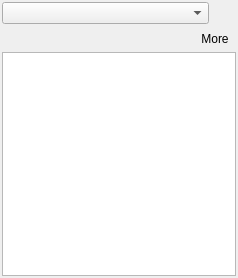
<?xml version="1.0" encoding="UTF-8"?>
<ui version="4.0">
 <class>RSSFeedPlugin</class>
 <widget class="QWidget" name="RSSFeedPlugin">
  <property name="geometry">
   <rect>
    <x>0</x>
    <y>0</y>
    <width>238</width>
    <height>278</height>
   </rect>
  </property>
  <property name="windowTitle">
   <string>Form</string>
  </property>
  <layout class="QVBoxLayout" name="verticalLayout">
   <property name="spacing">
    <number>0</number>
   </property>
   <property name="leftMargin">
    <number>2</number>
   </property>
   <property name="topMargin">
    <number>2</number>
   </property>
   <property name="rightMargin">
    <number>2</number>
   </property>
   <property name="bottomMargin">
    <number>2</number>
   </property>
   <item>
    <widget class="QStackedWidget" name="stackedWidget">
     <property name="currentIndex">
      <number>0</number>
     </property>
     <widget class="QWidget" name="page_feed">
      <layout class="QVBoxLayout" name="verticalLayout_2">
       <property name="spacing">
        <number>3</number>
       </property>
       <property name="leftMargin">
        <number>0</number>
       </property>
       <property name="topMargin">
        <number>0</number>
       </property>
       <property name="rightMargin">
        <number>0</number>
       </property>
       <property name="bottomMargin">
        <number>0</number>
       </property>
       <item>
        <layout class="QHBoxLayout" name="horizontalLayout">
         <item>
          <widget class="QComboBox" name="combo_feed"/>
         </item>
         <item>
          <widget class="QToolButton" name="tool_options">
           <property name="toolTip">
            <string>View Options</string>
           </property>
           <property name="text">
            <string/>
           </property>
           <property name="popupMode">
            <enum>QToolButton::InstantPopup</enum>
           </property>
           <property name="autoRaise">
            <bool>true</bool>
           </property>
          </widget>
         </item>
        </layout>
       </item>
       <item>
        <layout class="QHBoxLayout" name="horizontalLayout_2">
         <item>
          <widget class="QLabel" name="label_lastupdate">
           <property name="text">
            <string notr="true"/>
           </property>
          </widget>
         </item>
         <item>
          <widget class="QToolButton" name="tool_gotosite">
           <property name="toolTip">
            <string>Open Website</string>
           </property>
           <property name="text">
            <string>More</string>
           </property>
           <property name="autoRaise">
            <bool>true</bool>
           </property>
           <property name="arrowType">
            <enum>Qt::NoArrow</enum>
           </property>
          </widget>
         </item>
        </layout>
       </item>
       <item>
        <widget class="QTextEdit" name="text_feed">
         <property name="undoRedoEnabled">
          <bool>false</bool>
         </property>
         <property name="readOnly">
          <bool>true</bool>
         </property>
         <property name="html">
          <string>&lt;!DOCTYPE HTML PUBLIC &quot;-//W3C//DTD HTML 4.0//EN&quot; &quot;http://www.w3.org/TR/REC-html40/strict.dtd&quot;&gt;
&lt;html&gt;&lt;head&gt;&lt;meta name=&quot;qrichtext&quot; content=&quot;1&quot; /&gt;&lt;style type=&quot;text/css&quot;&gt;
p, li { white-space: pre-wrap; }
&lt;/style&gt;&lt;/head&gt;&lt;body style=&quot; font-family:'Sans Serif'; font-size:9pt; font-weight:400; font-style:normal;&quot;&gt;
&lt;p style=&quot;-qt-paragraph-type:empty; margin-top:0px; margin-bottom:0px; margin-left:0px; margin-right:0px; -qt-block-indent:0; text-indent:0px;&quot;&gt;&lt;br /&gt;&lt;/p&gt;&lt;/body&gt;&lt;/html&gt;</string>
         </property>
         <property name="textInteractionFlags">
          <set>Qt::LinksAccessibleByMouse|Qt::TextSelectableByMouse</set>
         </property>
        </widget>
       </item>
      </layout>
     </widget>
     <widget class="QWidget" name="page_feed_info">
      <layout class="QVBoxLayout" name="verticalLayout_3">
       <property name="spacing">
        <number>4</number>
       </property>
       <property name="leftMargin">
        <number>0</number>
       </property>
       <property name="topMargin">
        <number>0</number>
       </property>
       <property name="rightMargin">
        <number>0</number>
       </property>
       <property name="bottomMargin">
        <number>5</number>
       </property>
       <item>
        <layout class="QHBoxLayout" name="horizontalLayout_3">
         <item>
          <widget class="QPushButton" name="push_back1">
           <property name="text">
            <string>Back to Feeds</string>
           </property>
          </widget>
         </item>
        </layout>
       </item>
       <item>
        <widget class="QGroupBox" name="groupBox">
         <property name="sizePolicy">
          <sizepolicy hsizetype="Preferred" vsizetype="Expanding">
           <horstretch>0</horstretch>
           <verstretch>0</verstretch>
          </sizepolicy>
         </property>
         <property name="title">
          <string>Feed Information</string>
         </property>
         <layout class="QVBoxLayout" name="verticalLayout_4">
          <property name="spacing">
           <number>0</number>
          </property>
          <property name="leftMargin">
           <number>0</number>
          </property>
          <property name="topMargin">
           <number>0</number>
          </property>
          <property name="rightMargin">
           <number>0</number>
          </property>
          <property name="bottomMargin">
           <number>0</number>
          </property>
          <item>
           <widget class="QScrollArea" name="scroll_feed_info">
            <property name="frameShape">
             <enum>QFrame::NoFrame</enum>
            </property>
            <property name="widgetResizable">
             <bool>true</bool>
            </property>
            <widget class="QWidget" name="scrollAreaWidgetContents_2">
             <property name="geometry">
              <rect>
               <x>0</x>
               <y>0</y>
               <width>228</width>
               <height>178</height>
              </rect>
             </property>
            </widget>
           </widget>
          </item>
         </layout>
        </widget>
       </item>
       <item>
        <layout class="QHBoxLayout" name="horizontalLayout_8">
         <item>
          <widget class="QPushButton" name="push_rm_feed">
           <property name="text">
            <string>Remove Feed</string>
           </property>
          </widget>
         </item>
        </layout>
       </item>
      </layout>
     </widget>
     <widget class="QWidget" name="page_new_feed">
      <layout class="QVBoxLayout" name="verticalLayout_5">
       <property name="spacing">
        <number>4</number>
       </property>
       <property name="leftMargin">
        <number>0</number>
       </property>
       <property name="topMargin">
        <number>0</number>
       </property>
       <property name="rightMargin">
        <number>0</number>
       </property>
       <property name="bottomMargin">
        <number>0</number>
       </property>
       <item>
        <layout class="QHBoxLayout" name="horizontalLayout_4">
         <item>
          <widget class="QPushButton" name="push_back2">
           <property name="text">
            <string>Back to Feeds</string>
           </property>
          </widget>
         </item>
        </layout>
       </item>
       <item>
        <widget class="QGroupBox" name="groupBox_2">
         <property name="sizePolicy">
          <sizepolicy hsizetype="Preferred" vsizetype="Expanding">
           <horstretch>0</horstretch>
           <verstretch>0</verstretch>
          </sizepolicy>
         </property>
         <property name="title">
          <string>New Feed Subscription</string>
         </property>
         <property name="alignment">
          <set>Qt::AlignLeading|Qt::AlignLeft|Qt::AlignVCenter</set>
         </property>
         <layout class="QVBoxLayout" name="verticalLayout_6">
          <property name="spacing">
           <number>2</number>
          </property>
          <property name="leftMargin">
           <number>2</number>
          </property>
          <property name="topMargin">
           <number>2</number>
          </property>
          <property name="rightMargin">
           <number>2</number>
          </property>
          <property name="bottomMargin">
           <number>2</number>
          </property>
          <item>
           <widget class="QLabel" name="label">
            <property name="text">
             <string>RSS URL</string>
            </property>
            <property name="alignment">
             <set>Qt::AlignCenter</set>
            </property>
           </widget>
          </item>
          <item>
           <widget class="QLineEdit" name="line_new_url"/>
          </item>
          <item>
           <layout class="QHBoxLayout" name="horizontalLayout_5">
            <item>
             <spacer name="horizontalSpacer">
              <property name="orientation">
               <enum>Qt::Horizontal</enum>
              </property>
              <property name="sizeHint" stdset="0">
               <size>
                <width>40</width>
                <height>20</height>
               </size>
              </property>
             </spacer>
            </item>
            <item>
             <widget class="QPushButton" name="push_add_url">
              <property name="text">
               <string>Add to Feeds</string>
              </property>
             </widget>
            </item>
            <item>
             <spacer name="horizontalSpacer_2">
              <property name="orientation">
               <enum>Qt::Horizontal</enum>
              </property>
              <property name="sizeHint" stdset="0">
               <size>
                <width>40</width>
                <height>20</height>
               </size>
              </property>
             </spacer>
            </item>
           </layout>
          </item>
         </layout>
        </widget>
       </item>
       <item>
        <spacer name="verticalSpacer">
         <property name="orientation">
          <enum>Qt::Vertical</enum>
         </property>
         <property name="sizeHint" stdset="0">
          <size>
           <width>20</width>
           <height>40</height>
          </size>
         </property>
        </spacer>
       </item>
      </layout>
     </widget>
     <widget class="QWidget" name="page_settings">
      <layout class="QVBoxLayout" name="verticalLayout_7">
       <property name="spacing">
        <number>4</number>
       </property>
       <property name="leftMargin">
        <number>0</number>
       </property>
       <property name="topMargin">
        <number>0</number>
       </property>
       <property name="rightMargin">
        <number>0</number>
       </property>
       <property name="bottomMargin">
        <number>0</number>
       </property>
       <item>
        <layout class="QHBoxLayout" name="horizontalLayout_6">
         <item>
          <widget class="QPushButton" name="push_back3">
           <property name="text">
            <string>Back to Feeds</string>
           </property>
          </widget>
         </item>
        </layout>
       </item>
       <item>
        <widget class="QGroupBox" name="groupBox_3">
         <property name="sizePolicy">
          <sizepolicy hsizetype="Preferred" vsizetype="Expanding">
           <horstretch>0</horstretch>
           <verstretch>0</verstretch>
          </sizepolicy>
         </property>
         <property name="title">
          <string>Feed Reader Settings</string>
         </property>
         <layout class="QVBoxLayout" name="verticalLayout_8">
          <property name="spacing">
           <number>2</number>
          </property>
          <property name="leftMargin">
           <number>2</number>
          </property>
          <property name="topMargin">
           <number>2</number>
          </property>
          <property name="rightMargin">
           <number>2</number>
          </property>
          <property name="bottomMargin">
           <number>2</number>
          </property>
          <item>
           <widget class="QCheckBox" name="check_manual_sync">
            <property name="text">
             <string>Manual Sync Only</string>
            </property>
           </widget>
          </item>
          <item>
           <widget class="QGroupBox" name="groupBox_4">
            <property name="toolTip">
             <string>Some RSS feeds may request custom update intervals instead of using this setting</string>
            </property>
            <property name="title">
             <string>Default Sync Interval</string>
            </property>
            <layout class="QHBoxLayout" name="horizontalLayout_7">
             <property name="spacing">
              <number>2</number>
             </property>
             <property name="leftMargin">
              <number>2</number>
             </property>
             <property name="topMargin">
              <number>2</number>
             </property>
             <property name="rightMargin">
              <number>2</number>
             </property>
             <property name="bottomMargin">
              <number>2</number>
             </property>
             <item>
              <widget class="QSpinBox" name="spin_synctime">
               <property name="minimum">
                <number>1</number>
               </property>
               <property name="maximum">
                <number>60</number>
               </property>
              </widget>
             </item>
             <item>
              <widget class="QComboBox" name="combo_sync_units">
               <property name="currentText">
                <string>Hour(s)</string>
               </property>
               <property name="currentIndex">
                <number>1</number>
               </property>
               <item>
                <property name="text">
                 <string>Minutes</string>
                </property>
               </item>
               <item>
                <property name="text">
                 <string>Hour(s)</string>
                </property>
               </item>
              </widget>
             </item>
            </layout>
           </widget>
          </item>
          <item>
           <spacer name="verticalSpacer_2">
            <property name="orientation">
             <enum>Qt::Vertical</enum>
            </property>
            <property name="sizeHint" stdset="0">
             <size>
              <width>20</width>
              <height>40</height>
             </size>
            </property>
           </spacer>
          </item>
          <item>
           <layout class="QHBoxLayout" name="horizontalLayout_9">
            <item>
             <spacer name="horizontalSpacer_3">
              <property name="orientation">
               <enum>Qt::Horizontal</enum>
              </property>
              <property name="sizeHint" stdset="0">
               <size>
                <width>40</width>
                <height>20</height>
               </size>
              </property>
             </spacer>
            </item>
            <item>
             <widget class="QPushButton" name="push_save_settings">
              <property name="text">
               <string>Save Settings</string>
              </property>
             </widget>
            </item>
            <item>
             <spacer name="horizontalSpacer_4">
              <property name="orientation">
               <enum>Qt::Horizontal</enum>
              </property>
              <property name="sizeHint" stdset="0">
               <size>
                <width>40</width>
                <height>20</height>
               </size>
              </property>
             </spacer>
            </item>
           </layout>
          </item>
         </layout>
        </widget>
       </item>
      </layout>
     </widget>
    </widget>
   </item>
  </layout>
 </widget>
 <resources/>
 <connections/>
</ui>
